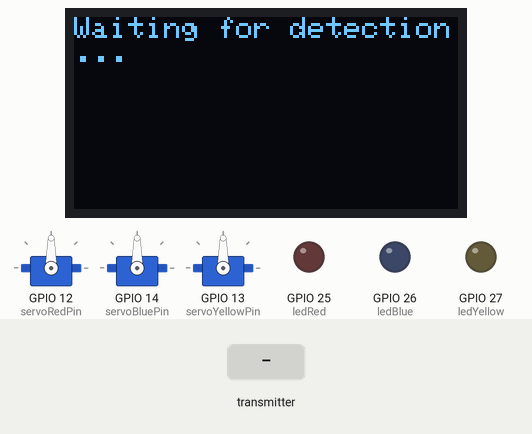
This sketch was run on a simulated ESP32. Shown: 3 × servo, 128×64 one-colour display, output pins drawn as LEDs (lit = HIGH). The test bench sets the inputs (shaded band). What the sketch prints to the serial monitor is not drawn.

Above: at 3.2 s.
3.3 s: the transmitter starts sending waste = paper
At 4.8 s:
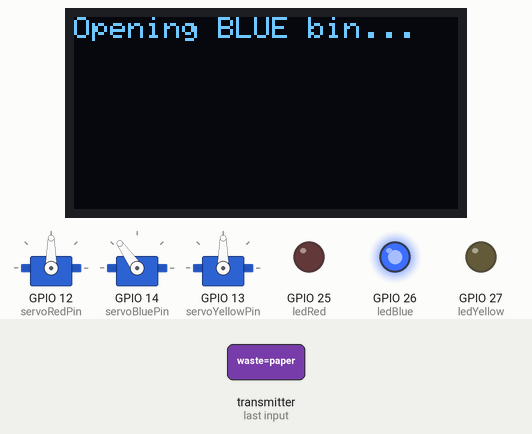
8.6 s: the transmitter starts sending waste = electronics
At 11.3 s:
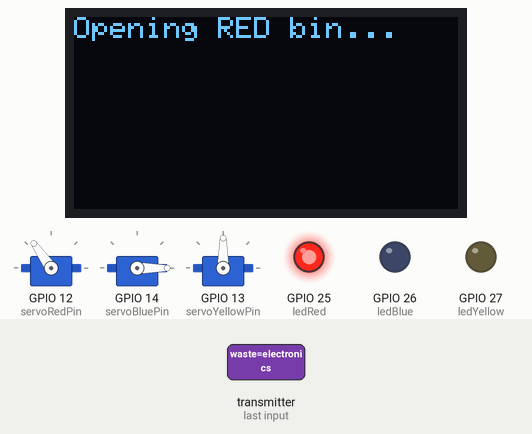
14.6 s: the transmitter starts sending waste = plastic
At 16.5 s:
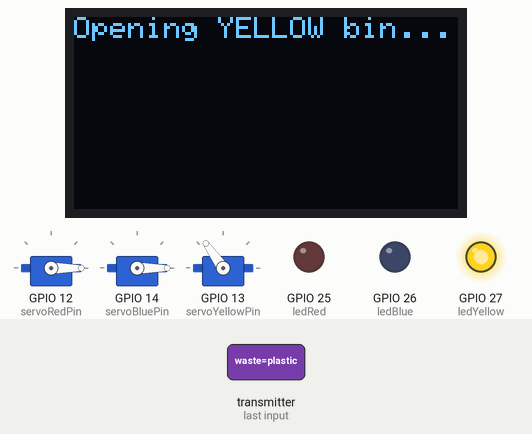
20.6 s: the transmitter starts sending waste = paper
At 26.5 s:
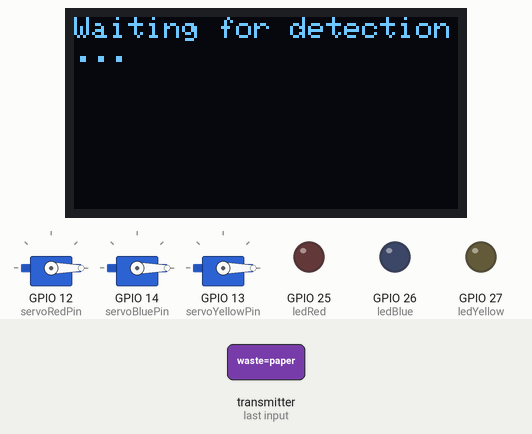
26.6 s: the transmitter starts sending waste = electronics
At 29.4 s:
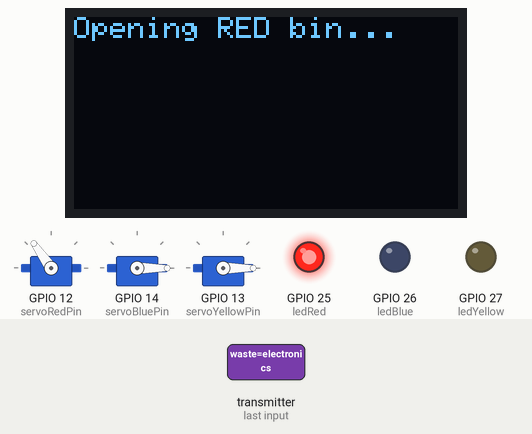
Timing chart, 0 to 38.8 s (numbered marks = the images above; inputs shaded):
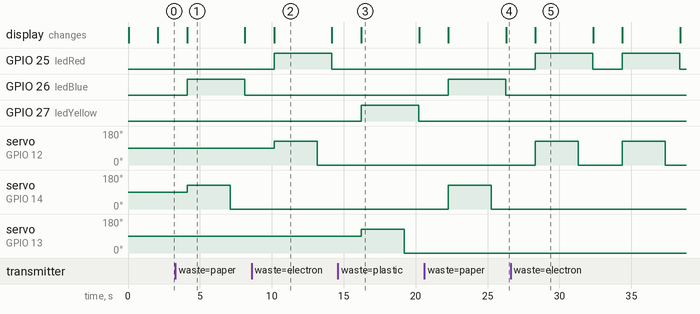

Measured:
- after the input at 3.3 s, GPIO 26 (ledBlue): LOW → HIGH after 0.81 s, → LOW 4.0 s later; servo on GPIO 14 (servoBluePin): 90° → 125° after 0.81 s, → 0° 3.0 s later; the display: changes after 0.81 s (image 1)
- after the input at 8.6 s, GPIO 25 (ledRed): LOW → HIGH after 1.6 s, → LOW 4.0 s later; GPIO 26 (ledBlue): stays LOW (without the input it goes to HIGH after 1.6 s)
- after the input at 14.6 s, GPIO 25 (ledRed): stays LOW (without the input it goes to HIGH after 1.6 s); GPIO 27 (ledYellow): LOW → HIGH after 1.6 s, → LOW 4.0 s later
- after the input at 20.6 s, GPIO 26 (ledBlue): LOW → HIGH after 1.7 s, → LOW 4.0 s later; GPIO 27 (ledYellow): stays LOW (without the input it goes to HIGH after 1.7 s)
- after the input at 26.6 s, GPIO 25 (ledRed): alternates HIGH for 4.0 s and LOW for 2.1 s, starting after 1.7 s; GPIO 26 (ledBlue): stops changing and stays LOW
- what the display in image 1 shows lasts 4.0 s, from 4.1 s to 8.1 s

The sketch:

ESP32-DEV-BOARD.ino
```cpp
#include <esp_now.h>
#include <WiFi.h>
#include <ESP32Servo.h>
#include <Wire.h>
#include <Adafruit_GFX.h>
#include <Adafruit_SSD1306.h>

// Servo and LED Setup
Servo servoRed;
Servo servoBlue;
Servo servoYellow;

// Servo pins
const int servoRedPin = 12;
const int servoBluePin = 14;
const int servoYellowPin = 13;

// LED pins
const int ledRed = 25;
const int ledBlue = 26;
const int ledYellow = 27;

// OLED Display Setup
#define SCREEN_WIDTH 128
#define SCREEN_HEIGHT 64
#define OLED_RESET    -1
Adafruit_SSD1306 display(SCREEN_WIDTH, SCREEN_HEIGHT, &Wire, OLED_RESET);

typedef struct struct_message {
  char waste[32];
} struct_message;

struct_message data;

String waste = "";
bool gotData = false;

// Callback when data is received
void OnDataRecv(const esp_now_recv_info *info, const uint8_t *incomingData, int len) {
  memcpy(&data, incomingData, sizeof(data));   // Copy received data
  waste = String(data.waste);                  // Convert to String
  waste.trim();
  gotData = true;
  Serial.print("Received waste type: ");
  Serial.println(waste);
}

// Setup
void setup() {
  Serial.begin(115200);
  WiFi.mode(WIFI_STA);
  esp_now_init();

  if (esp_now_init() != ESP_OK) {
    Serial.println("Error initializing ESP-NOW");
    return;
  }
  esp_now_register_recv_cb(esp_now_recv_cb_t(OnDataRecv));

  // Initialize Servos
  servoRed.attach(servoRedPin);
  servoBlue.attach(servoBluePin);
  servoYellow.attach(servoYellowPin);

  // Initialize LEDs
  pinMode(ledRed, OUTPUT);
  pinMode(ledBlue, OUTPUT);
  pinMode(ledYellow, OUTPUT);
  digitalWrite(ledRed, LOW);
  digitalWrite(ledBlue, LOW);
  digitalWrite(ledYellow, LOW);

  // Initialize OLED
  if (!display  .begin(SSD1306_SWITCHCAPVCC, 0x3C)) {
    Serial.println("SSD1306 allocation failed");
    for (;;);
  }

  display.clearDisplay();
  display.setTextSize(1);
  display.setTextColor(SSD1306_WHITE);
  display.setCursor(0, 0);
  display.println("Smart Bin Starting...");
  display.display();
  delay(2000);

  display.clearDisplay();
  display.setCursor(0, 0);
  display.println("Waiting for detection...");
  display.display();

  Serial.println("Smart Bin Receiver Ready. Waiting for detection...");

  // Initialize ESP-NOW
  if (esp_now_init() != ESP_OK) {
    Serial.println("Error initializing ESP-NOW");
    return;
  }
  esp_now_register_recv_cb(OnDataRecv);
}

// Loop
void loop() {
  if (gotData) {
  display.clearDisplay();
  display.setTextSize(1);
  display.setTextColor(SSD1306_WHITE);
  display.setCursor(0, 0);

  if (waste == "paper") {
    Serial.println("Opening BLUE bin for PAPER...");
    display.println("Opening BLUE bin...");
    display.display();

    digitalWrite(ledBlue, HIGH);
    servoBlue.write(125);
    delay(3000);
    servoBlue.write(0);
    delay(1000);
    digitalWrite(ledBlue, LOW);
  }

  else if (waste == "plastic") {
    Serial.println("Opening YELLOW bin for PLASTIC...");
    display.println("Opening YELLOW bin...");
    display.display();

    digitalWrite(ledYellow, HIGH);
    servoYellow.write(125);
    delay(3000);
    servoYellow.write(0);
    delay(1000);
    digitalWrite(ledYellow, LOW);
  }

  else if (waste == "electronic waste" || waste == "e-waste" || waste == "electronics") {
    Serial.println("Opening RED bin for ELECTRONIC WASTE...");
    display.println("Opening RED bin...");
    display.display();

    digitalWrite(ledRed, HIGH);
    servoRed.write(125);
    delay(3000);
    servoRed.write(0);
    delay(1000);
    digitalWrite(ledRed, LOW);
  }

  else {
    Serial.print("Unknown waste type: ");
    Serial.println(waste);
    display.clearDisplay();
    display.setCursor(0, 0);
    display.println("Unknown waste type");
    display.display();
    delay(2000);
  }

  // After each action, return to waiting screen
  display.clearDisplay();
  display.setCursor(0, 0);
  display.println("Waiting for detection...");
  display.display();
  Serial.println("Waiting for detection...");

  }
  delay(2000);
}
```
